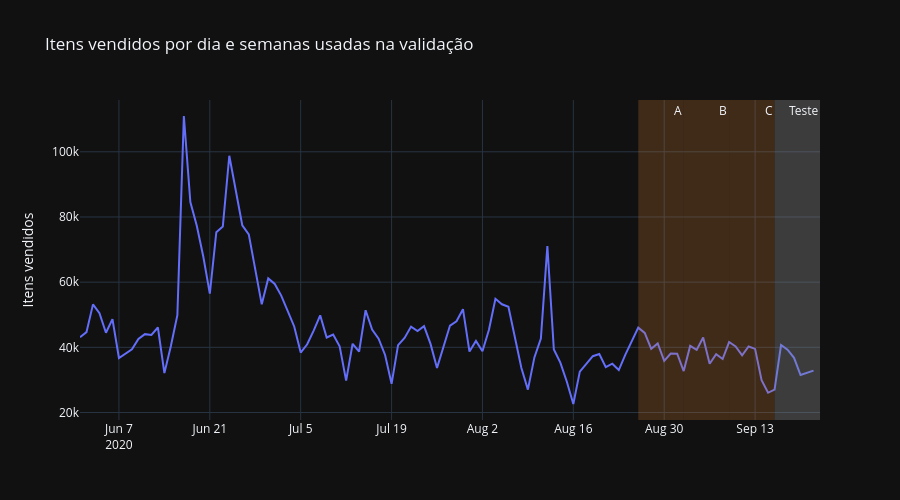

Notebook code for this chart:
### Code cell
compras_dia = df_transaction.groupby('t_dat').size().reset_index(name='itens')

fig = px.line(
      compras_dia
    , x='t_dat'
    , y='itens'
    , title='Itens vendidos por dia e semanas usadas na validação'
)

fig.add_vrect(x0=CORTE_A, x1=CORTE_A + uma_semana, fillcolor='#C97932', opacity=0.25, line_width=0, annotation_text='A')
fig.add_vrect(x0=CORTE_B, x1=CORTE_B + uma_semana, fillcolor='#C97932', opacity=0.25, line_width=0, annotation_text='B')
fig.add_vrect(x0=CORTE_C, x1=CORTE_C + uma_semana, fillcolor='#C97932', opacity=0.25, line_width=0, annotation_text='C')
fig.add_vrect(x0=CORTE_TESTE, x1=CORTE_TESTE + uma_semana, fillcolor='#8C8C8C', opacity=0.35, line_width=0, annotation_text='Teste')
fig.update_yaxes(title='Itens vendidos')
fig.update_xaxes(title='')
fig.show()
